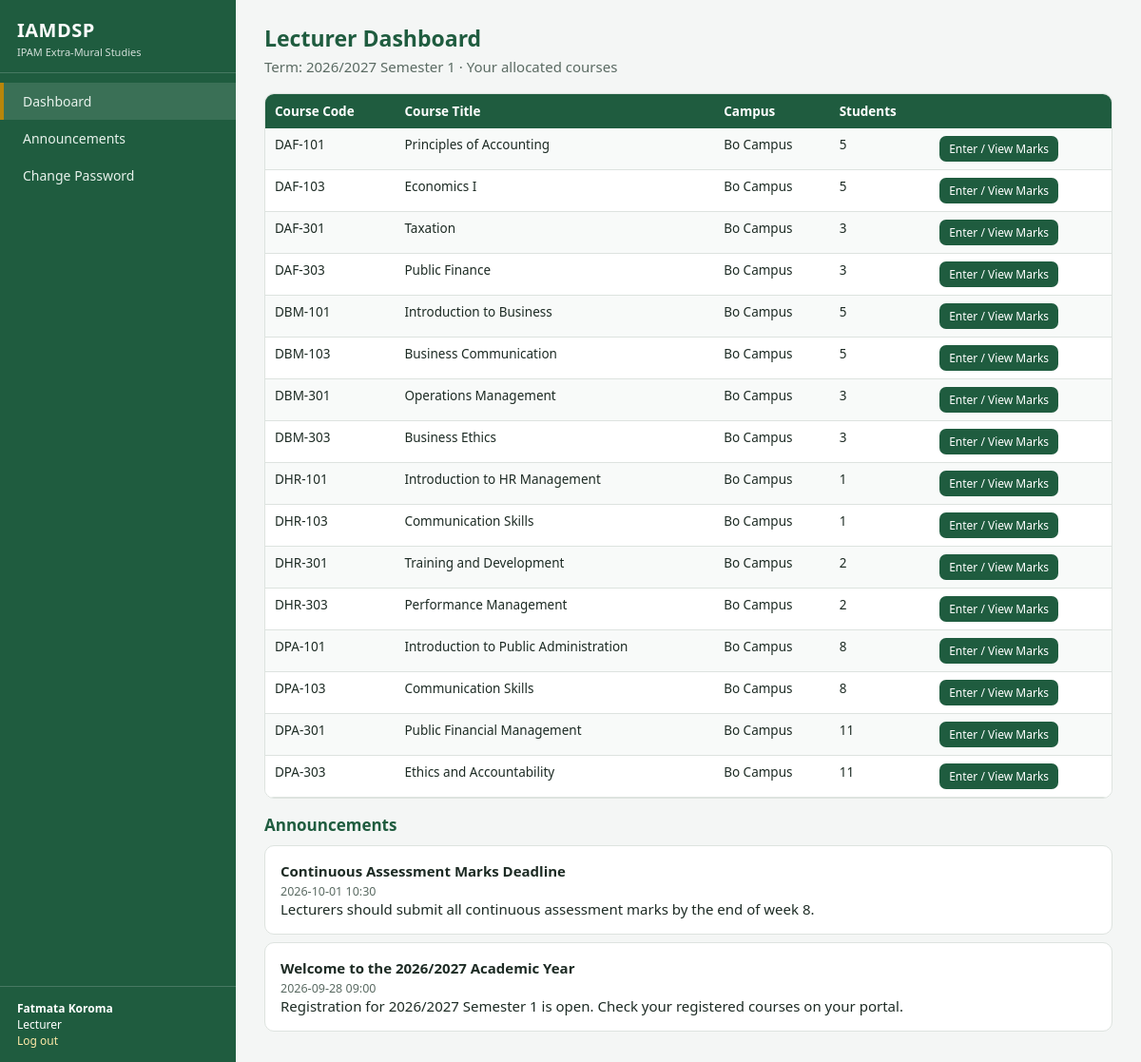
Screenshot of /dashboard (signed in) with the database file from the repository.
### tables this page shows
CREATE TABLE users (
    id INTEGER PRIMARY KEY AUTOINCREMENT,
    username TEXT NOT NULL UNIQUE,
    password_hash TEXT NOT NULL,
    full_name TEXT NOT NULL,
    role TEXT NOT NULL CHECK (role IN ('sysadmin','management','coordinator','lecturer','student')),
    campus_id INTEGER REFERENCES campuses(id),
    student_id INTEGER REFERENCES students(id),
    active INTEGER NOT NULL DEFAULT 1
);

CREATE TABLE allocations (
    id INTEGER PRIMARY KEY AUTOINCREMENT,
    course_id INTEGER NOT NULL REFERENCES courses(id),
    campus_id INTEGER NOT NULL REFERENCES campuses(id),
    lecturer_id INTEGER NOT NULL REFERENCES users(id),
    term TEXT NOT NULL,
    UNIQUE (course_id, campus_id, term)
);

CREATE TABLE courses (
    id INTEGER PRIMARY KEY AUTOINCREMENT,
    code TEXT NOT NULL UNIQUE,
    title TEXT NOT NULL,
    programme_id INTEGER NOT NULL REFERENCES programmes(id),
    stage INTEGER NOT NULL            -- 1..4 = Year1 Sem1, Year1 Sem2, Year2 Sem1, Year2 Sem2
);

CREATE TABLE campuses (
    id INTEGER PRIMARY KEY AUTOINCREMENT,
    name TEXT NOT NULL UNIQUE,
    location TEXT NOT NULL
);

CREATE TABLE announcements (
    id INTEGER PRIMARY KEY AUTOINCREMENT,
    title TEXT NOT NULL,
    body TEXT NOT NULL,
    campus_id INTEGER REFERENCES campuses(id),   -- NULL = all campuses
    posted_by INTEGER NOT NULL REFERENCES users(id),
    posted_at TEXT NOT NULL
);

### app.py (the view, shortened to what this page needs)
@app.route("/dashboard")
@login_required()
def dashboard():
    role = g.user["role"]
    c = conn()
    anns = c.execute("""SELECT a.*, u.full_name AS author FROM announcements a JOIN users u ON u.id=a.posted_by
        WHERE a.campus_id IS NULL OR a.campus_id=? ORDER BY a.posted_at DESC LIMIT 5""", (g.user["campus_id"],)).fetchall()
    if role == "student":
        return redirect(url_for("my_record"))
    if role == "lecturer":
        allocs = c.execute("""SELECT al.id, c.code, c.title, ca.name AS campus,
              (SELECT COUNT(*) FROM registrations r JOIN students s ON s.id=r.student_id
                WHERE r.course_id=al.course_id AND r.term=al.term AND s.campus_id=al.campus_id) AS n
            FROM allocations al JOIN courses c ON c.id=al.course_id JOIN campuses ca ON ca.id=al.campus_id
            WHERE al.lecturer_id=? AND al.term=? ORDER BY c.code""", (g.user["id"], config.CURRENT_TERM)).fetchall()
        allocs = [a for a in allocs if a["n"] > 0]
        return render_template("dashboard_lecturer.html", allocs=allocs, anns=anns)

### app.py (called while the page is built)
def conn():
    if "db" not in g:
        g.db = db.get_db()
    return g.db

@app.before_request
def load_user():
    g.user = None
    if "uid" in session:
        g.user = conn().execute("SELECT * FROM users WHERE id=? AND active=1", (session["uid"],)).fetchone()
        if g.user is None:
            session.clear()
    if request.method == "POST":
        token = session.get("csrf")
        if not token or token != request.form.get("csrf_token"):
            abort(400, "Invalid form token. Go back, refresh the page and try again.")

@app.context_processor
def inject():
    if "csrf" not in session:
        session["csrf"] = secrets.token_hex(16)
    return {"user": g.get("user"), "role_labels": ROLE_LABELS, "csrf_token": session["csrf"],
            "current_term": config.CURRENT_TERM, "grade": analytics.grade}

def login_required(*roles):
    def deco(fn):
        @wraps(fn)
        def wrapper(*a, **kw):
            if g.user is None:
                return redirect(url_for("login", next=request.path))
            if roles and g.user["role"] not in roles:
                abort(403)
            return fn(*a, **kw)
        return wrapper
    return deco

### db.py (called while the page is built)
def get_db():
    conn = sqlite3.connect(config.DATABASE)
    conn.row_factory = sqlite3.Row
    conn.execute("PRAGMA foreign_keys = ON")
    return conn

### templates/dashboard_lecturer.html
{% extends "base.html" %}{% block title %}My Classes{% endblock %}
{% block content %}<h1>Lecturer Dashboard</h1><p class="sub">Term: {{ current_term }} &middot; Your allocated courses</p>
<div class="tablewrap"><table><tr><th>Course Code</th><th>Course Title</th><th>Campus</th><th>Students</th><th></th></tr>
{% for a in allocs %}<tr><td>{{ a.code }}</td><td>{{ a.title }}</td><td>{{ a.campus }}</td><td>{{ a.n }}</td><td><a class="btn sm" href="{{ url_for('marks', aid=a.id) }}">Enter / View Marks</a></td></tr>
{% else %}<tr><td colspan="5">No courses allocated to you this term.</td></tr>{% endfor %}</table></div>
<h2 class="mt">Announcements</h2>{% for a in anns %}<div class="card" style="margin-bottom:8px"><b>{{ a.title }}</b><br><span class="small">{{ a.posted_at }}</span><br>{{ a.body }}</div>{% endfor %}
{% endblock %}

### templates/base.html (shortened to what this page needs)
<!doctype html><html lang="en"><head><meta charset="utf-8">
<link rel="stylesheet" href="{{ url_for('static', filename='style.css') }}"></head><body>
{% if user %}<div class="layout">
<aside class="sidebar">
 <div class="brand"><b>IAMDSP</b><small>IPAM Extra-Mural Studies</small></div>
 <nav>
  {% set r = user['role'] %}
  {% if r != 'student' %}<a href="{{ url_for('dashboard') }}" class="{{ 'active' if request.endpoint=='dashboard' }}">Dashboard</a>{% endif %}
  <a href="{{ url_for('announcements') }}" class="{{ 'active' if request.endpoint=='announcements' }}">Announcements</a>
  <a href="{{ url_for('account') }}">Change Password</a>
 </nav>
 <div class="who"><b>{{ user['full_name'] }}</b><br>{{ role_labels[user['role']] }}<br><a href="{{ url_for('logout') }}">Log out</a></div>
</aside><main class="main">
{% else %}<div>{% endif %}
{% block content %}{% endblock %}
{% if user %}</main></div>{% else %}</div>{% endif %}
</body></html>

### static/style.css (style rules this page uses)
:root { --green:#1f5c3f;--green2:#2d7a55;--gold:#b8860b;--bg:#f4f6f5;--ink:#1d2b24;--line:#dde3df;--red:#b5413a;--amber:#c27a00 }
* { box-sizing:border-box }
body { margin:0;font-family:"Segoe UI",Arial,sans-serif;background:var(--bg);color:var(--ink);font-size:15px }
a { color:var(--green2);text-decoration:none }
.layout { display:flex;min-height:100vh }
.sidebar { width:248px;background:var(--green);color:#fff;padding:0;flex-shrink:0;display:flex;flex-direction:column }
.brand { padding:18px 18px 14px;border-bottom:1px solid rgba(255,255,255,.18) }
.brand b { font-size:20px;letter-spacing:.5px }
.brand small { display:block;opacity:.8;font-size:11px;margin-top:2px }
.sidebar nav { padding:10px 0;flex:1 }
.sidebar nav a { display:block;color:#e8f2ec;padding:10px 20px;font-size:14px;border-left:4px solid transparent }
.sidebar nav a:hover,.sidebar nav a.active { background:rgba(255,255,255,.12);border-left-color:var(--gold);text-decoration:none }
.sidebar .who { padding:14px 18px;border-top:1px solid rgba(255,255,255,.18);font-size:12px }
.sidebar .who a { color:#ffe9a8 }
.main { flex:1;padding:24px 30px;min-width:0 }
h1 { font-size:23px;margin:0 0 4px;color:var(--green) }
h2 { font-size:17px;margin:0 0 10px;color:var(--green) }
.sub { color:#5b6b63;margin:0 0 18px }
.card { background:#fff;border:1px solid var(--line);border-radius:10px;padding:16px }
table { width:100%;border-collapse:collapse;background:#fff;font-size:13.5px }
th { background:var(--green);color:#fff;text-align:left;padding:9px 10px;font-weight:600 }
td { padding:8px 10px;border-bottom:1px solid var(--line);vertical-align:top }
tr:nth-child(even) td { background:#f8faf9 }
.tablewrap { overflow-x:auto;border:1px solid var(--line);border-radius:10px;background:#fff }
.btn { display:inline-block;background:var(--green);color:#fff;border:0;padding:9px 16px;border-radius:7px;font-size:14px;cursor:pointer }
.btn.sm { padding:5px 10px;font-size:12px }
.small { font-size:12.5px;color:#5b6b63 }
.mt { margin-top:16px }

### rows the page displays
users: full_name "Fatmata Koroma", role "Lecturer"
allocations: code "DAF-101", title "Principles of Accounting", campus "Bo Campus", n "5"
allocations: code "DAF-103", title "Economics I", campus "Bo Campus", n "5"
allocations: code "DAF-301", title "Taxation", campus "Bo Campus", n "3"
allocations: code "DAF-303", title "Public Finance", campus "Bo Campus", n "3"
allocations: code "DBM-101", title "Introduction to Business", campus "Bo Campus", n "5"
allocations: code "DBM-103", title "Business Communication", campus "Bo Campus", n "5"
allocations: code "DBM-301", title "Operations Management", campus "Bo Campus", n "3"
allocations: code "DBM-303", title "Business Ethics", campus "Bo Campus", n "3"
allocations: code "DHR-101", title "Introduction to HR Management", campus "Bo Campus", n "1"
allocations: code "DHR-103", title "Communication Skills", campus "Bo Campus", n "1"
allocations: code "DHR-301", title "Training and Development", campus "Bo Campus", n "2"
allocations: code "DHR-303", title "Performance Management", campus "Bo Campus", n "2"
allocations: code "DPA-101", title "Introduction to Public Administration", campus "Bo Campus", n "8"
allocations: code "DPA-103", title "Communication Skills", campus "Bo Campus", n "8"
allocations: code "DPA-301", title "Public Financial Management", campus "Bo Campus", n "11"
allocations: code "DPA-303", title "Ethics and Accountability", campus "Bo Campus", n "11"
announcements: title "Continuous Assessment Marks Deadline", posted_at "2026-10-01 10:30", body "Lecturers should submit all continuous assessment marks by the end of week 8."
announcements: title "Welcome to the 2026/2027 Academic Year", posted_at "2026-09-28 09:00", body "Registration for 2026/2027 Semester 1 is open. Check your registered courses on your portal."

### other values shown
{{ current_term }} "2026/2027 Semester 1"
